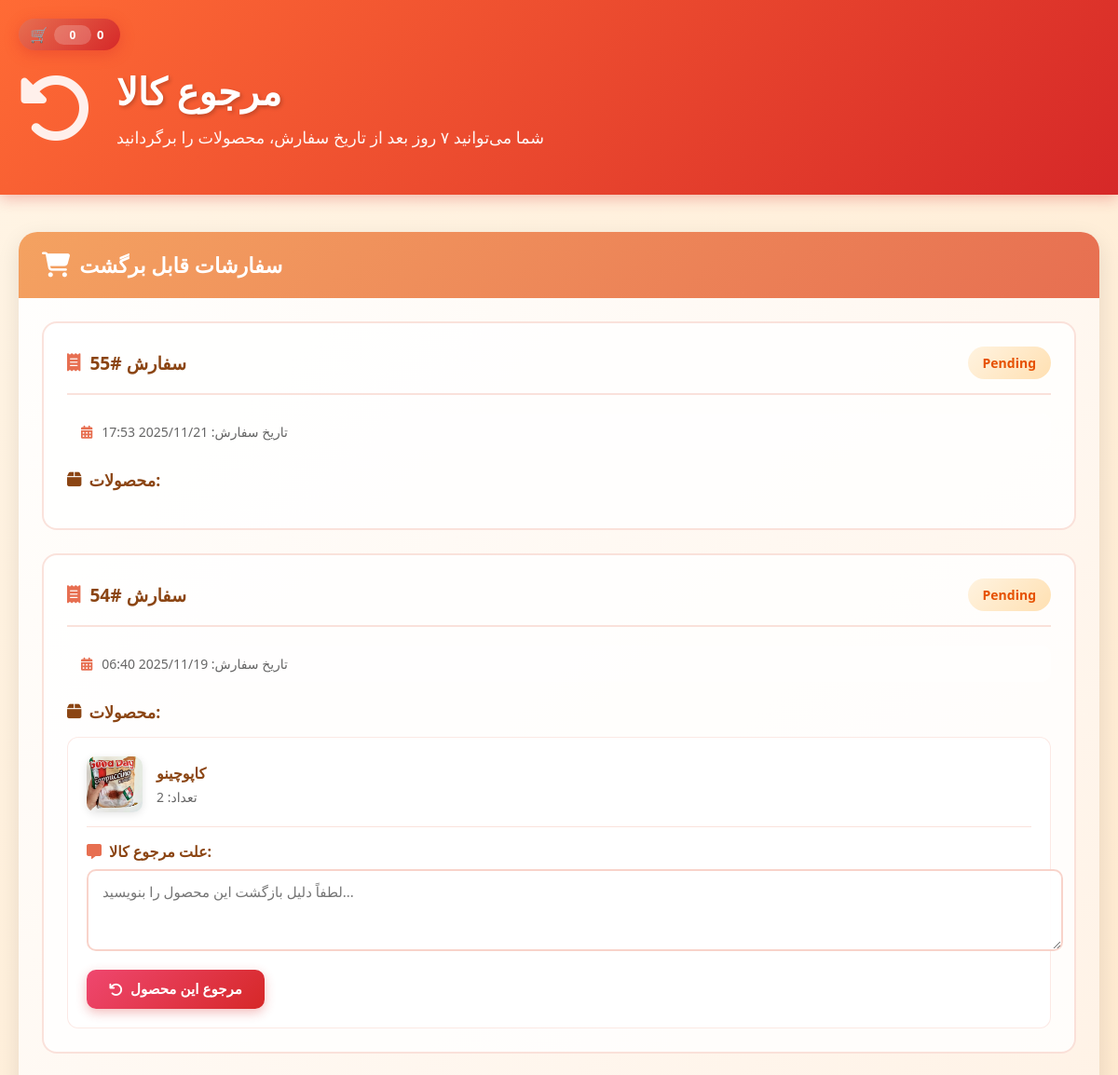
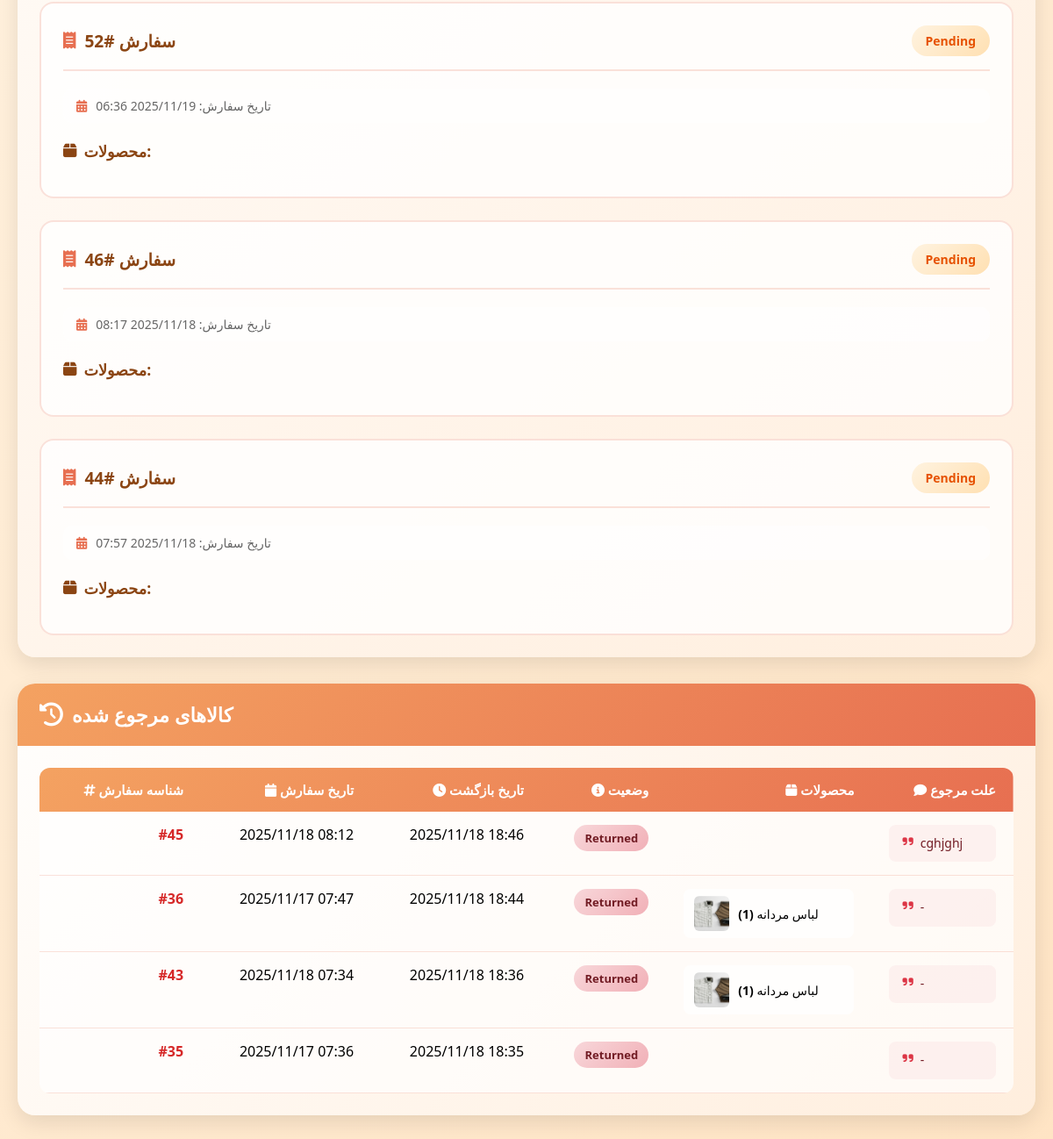
The page /return_product/ (signed in) on the database its author committed (2 pictures, top to bottom).
### order/models.py (models this page shows, shortened)
class Order(models.Model):
    order_status = models.CharField(max_length=100, choices=[
        ('pending', 'Pending'),
        ('confirmed', 'Confirmed'),
        ('shipped', 'Shipped'),
        ('delivered', 'Delivered'),
        ('cancelled', 'Cancelled'),
        ('returned', 'Returned')], default='pending'
    )
    buyer = models.ForeignKey(ShopUser, related_name='orders', on_delete=models.SET_NULL, null=True)
    first_name = models.CharField(max_length=50)
    last_name = models.CharField(max_length=50)
    phone = models.CharField(max_length=11)
    email = models.EmailField()
    city = models.CharField(max_length=100)
    province = models.CharField(max_length=100)
    address = models.CharField(max_length=250)
    postal_code = models.CharField(max_length=20)
    created = models.DateTimeField(auto_now_add=True)
    updated = models.DateTimeField(auto_now=True)
    paid = models.BooleanField(default=False)
    return_reason = models.TextField(blank=True, null=True)
    class Meta:
        ordering = ['-created']
        indexes = [models.Index(fields=['-created'])]

class OrderItem(models.Model):
    order = models.ForeignKey(Order, related_name='items', on_delete=models.CASCADE)
    product = models.ForeignKey(Product, related_name='order_items', on_delete=models.CASCADE)
    price = models.PositiveIntegerField(default=0)
    quantity = models.PositiveIntegerField(default=1)
    weight = models.PositiveIntegerField(default=0)

### shop/models.py (models this page shows, shortened)
class Product(models.Model):
    category = models.ForeignKey(Category, related_name='products', on_delete=models.CASCADE, verbose_name='دسته بندی')
    name = models.CharField(max_length=200, verbose_name='نام')
    slug = models.SlugField(max_length=200, verbose_name='اسلاگ')
    description = models.TextField(blank=True, verbose_name='توضیحات')
    weight = models.PositiveIntegerField(default=0, verbose_name='وزن')
    price = models.PositiveIntegerField(default=0, verbose_name='قیمت')
    off = models.PositiveIntegerField(default=0, verbose_name=' تخفیف')
    new_price = models.PositiveIntegerField(default=0, verbose_name='قیمت جدید')
    tags = TaggableManager()
    favorite_products = models.ManyToManyField(ShopUser, related_name='favorite_products', blank=True)
    created = models.DateTimeField(auto_now_add=True, verbose_name='تاریخ ایجاد')
    updated = models.DateTimeField(auto_now=True, verbose_name='تاریخ بروزرسانی')
    inventory = models.PositiveIntegerField(default=0, verbose_name='موجودی')
    class Meta:
        ordering = ['-created']
        indexes = [
            models.Index(fields=['id','slug']),
            models.Index(fields=['name']),
            models.Index(fields=['-created']),
        ]
        verbose_name = 'محصول'
        verbose_name_plural = 'محصولات'

class ProductImage(models.Model):
    product = models.ForeignKey(Product, related_name='images', on_delete=models.CASCADE, verbose_name='محصول')
    image = models.ImageField(upload_to='products/%Y/%m/%d', blank=True, verbose_name='تصویر')
    created = models.DateTimeField(auto_now_add=True, verbose_name='تاریخ ایجاد')
    class Meta:
        ordering = ['-created']
        indexes = [
            models.Index(fields=['-created']),
        ]
        verbose_name = 'تصویر محصول'
        verbose_name_plural = 'تصویرهای محصولات'

### shop/views.py (the view, shortened to what this page needs)
# urls.py: path('return_product/', views.return_product_by_user, name='return_product'),
@login_required
def return_product_by_user(request):
    form = ReturnProductForm()
    seven_days_ago = timezone.now() - timedelta(days=7)
    eligible_orders = Order.objects.filter(
        buyer=request.user,
        paid=True,
        created__lte=seven_days_ago,
        order_status__in=['pending', 'confirmed']  # Fixed: Only pending/confirmed orders can be returned
    ).prefetch_related('items__product')
    returned_orders = Order.objects.filter(
        buyer=request.user,
        order_status='returned'
    ).prefetch_related('items__product').order_by('-updated')
    context = {
        'form': form,
        'eligible_orders': eligible_orders,
        'returned_orders': returned_orders,
    }
    return render(request, 'shop/return_product.html', context)

### shop/forms.py (shortened to what this page needs)
class ReturnProductForm(forms.Form):
    order_item_id = forms.IntegerField(widget=forms.HiddenInput())
    reason = forms.CharField(widget=forms.Textarea(attrs={'class': 'form-control', 'rows': 4}),label='علت مرجوع کالا',required=True)

### cart/cart.py (called while the page is built)
    def __len__(self):
        return sum(item['quantity'] for item in self.cart.values())

    def get_total_price(self):
        return sum((item['price']) * item['quantity'] for item in self.cart.values())

### cart/context_processor.py (called while the page is built)
def cart(request):
    return {'cart': Cart(request)}

### shop/templates/shop/return_product.html (shortened to what this page needs)
{% extends 'parent/base.html' %}
{% load static %}
{% block content %}
<link rel="stylesheet" href="{% static 'css/return_product.css' %}">
<link rel="stylesheet" href="https://cdnjs.cloudflare.com/ajax/libs/font-awesome/6.5.1/css/all.min.css" />
<div class="return-header">
    <div class="return-header-content">
        <div class="return-icon">
            <i class="fas fa-undo-alt"></i>
        </div>
        <div>
            <h1 class="return-title">مرجوع کالا</h1>
            <p class="return-subtitle">شما می‌توانید ۷ روز بعد از تاریخ سفارش، محصولات را برگردانید</p>
        </div>
    </div>
</div>
<div class="return-container">
    <div class="return-card">
        <div class="card-header">
            <h2><i class="fas fa-shopping-cart"></i> سفارشات قابل برگشت</h2>
        </div>
        <div class="card-body">
            {% if eligible_orders %}
                <div class="orders-grid">
                    {% for order in eligible_orders %}
                        <div class="order-card">
                            <div class="order-header">
                                <div class="order-id">
                                    <i class="fas fa-receipt"></i>
                                    <span>سفارش #{{ order.id }}</span>
                                </div>
                                <div class="order-status-badge status-{{ order.order_status }}">
                                    {{ order.get_order_status_display }}
                                </div>
                            </div>
                            <div class="order-info">
                                <div class="info-row">
                                    <i class="fas fa-calendar-alt"></i>
                                    <span>تاریخ سفارش: {{ order.created|date:"Y/m/d H:i" }}</span>
                                </div>
                            </div>
                            <div class="order-items">
                                <h4><i class="fas fa-box"></i> محصولات:</h4>
                                <div class="items-list">
                                    {% for item in order.items.all %}
                                        <div class="order-item">
                                            <div class="item-info">
                                                <div class="item-name">
                                                    {% if item.product.images.first %}
                                                        <img src="{{ item.product.images.first.image.url }}" alt="{{ item.product.name }}" class="item-image">
                                                    {% else %}
                                                        <div class="item-image-placeholder">
                                                            <i class="fas fa-image"></i>
                                                        </div>
                                                    {% endif %}
                                                    <div>
                                                        <strong>{{ item.product.name }}</strong>
                                                        <span class="item-quantity">تعداد: {{ item.quantity }}</span>
                                                    </div>
                                                </div>
                                            </div>
                                            <form method="post" action="{% url 'shop:return_product' %}" class="return-form">
                                                <div class="form-group">
                                                    <label for="reason-{{ item.id }}">
                                                        <i class="fas fa-comment-alt"></i> علت مرجوع کالا:
                                                    </label>
                                                    <textarea
                                                        id="reason-{{ item.id }}"
                                                        name="reason"
                                                        placeholder="لطفاً دلیل بازگشت این محصول را بنویسید..."
                                                        required
                                                        rows="3"
                                                    ></textarea>
                                                </div>
                                                <button type="submit" class="btn-return">
                                                    <i class="fas fa-undo"></i> مرجوع این محصول
                                                </button>
                                            </form>
                                        </div>
                                    {% endfor %}
                                </div>
                            </div>
                        </div>
                    {% endfor %}
                </div>
            {% endif %}
        </div>
    </div>
    <div class="return-card returned-card">
        <div class="card-header">
            <h2><i class="fas fa-history"></i> کالاهای مرجوع شده</h2>
        </div>
        <div class="card-body">
            {% if returned_orders %}
                <div class="returned-table-container">
                    <table class="returned-table">
                        <thead>
                            <tr>
                                <th><i class="fas fa-hashtag"></i> شناسه سفارش</th>
                                <th><i class="fas fa-calendar"></i> تاریخ سفارش</th>
                                <th><i class="fas fa-clock"></i> تاریخ بازگشت</th>
                                <th><i class="fas fa-info-circle"></i> وضعیت</th>
                                <th><i class="fas fa-box"></i> محصولات</th>
                                <th><i class="fas fa-comment"></i> علت مرجوع</th>
                            </tr>
                        </thead>
                        <tbody>
                            {% for order in returned_orders %}
                                <tr>
                                    <td class="order-id-cell">#{{ order.id }}</td>
                                    <td>{{ order.created|date:"Y/m/d H:i" }}</td>
                                    <td>{{ order.updated|date:"Y/m/d H:i" }}</td>
                                    <td>
                                        <span class="status-badge status-returned">
                                            {{ order.get_order_status_display }}
                                        </span>
                                    </td>
                                    <td>
                                        <div class="returned-products">
                                            {% for item in order.items.all %}
                                                <div class="returned-product-item">
                                                    {% if item.product.images.first %}
                                                        <img src="{{ item.product.images.first.image.url }}" alt="{{ item.product.name }}" class="product-thumb">
                                                    {% endif %}
                                                    <span>{{ item.product.name }} <strong>({{ item.quantity }})</strong></span>
                                                </div>
                                            {% endfor %}
                                        </div>
                                    </td>
                                    <td class="reason-cell">
                                        <div class="reason-text">
                                            <i class="fas fa-quote-right"></i>
                                            {{ order.return_reason|default:"-" }}
                                        </div>
                                    </td>
                                </tr>
                            {% endfor %}
                        </tbody>
                    </table>
                </div>
            {% else %}
                <div class="empty-state">
                    <i class="fas fa-check-circle"></i>
                    <p>هیچ کالای مرجوع شده‌ای وجود ندارد.</p>
                </div>
            {% endif %}
        </div>
    </div>
</div>
{% endblock %}

### shop/static/css/base.css (style rules this page uses)
body { margin: 0; padding: 0; background: linear-gradient(135deg, #FFF5E6 0%, #FFE4C4 100%); font-family: 'Segoe UI', Tahoma, Geneva, Verdana, sans-serif; min-height: 100vh; }

### rows shown on the page
Order: id "55", order_status "Pending", created "2025/11/21 17:53"
Order: id "54", order_status "Pending", created "2025/11/19 06:40"
OrderItem: product.images.first.image (picture), product.name "کاپوچینو", quantity "2"
Order: id "52", order_status "Pending", created "2025/11/19 06:36"
Order: id "46", order_status "Pending", created "2025/11/18 08:17"
Order: id "44", order_status "Pending", created "2025/11/18 07:57"
Order: id "45", created "2025/11/18 08:12", updated "2025/11/18 18:46", order_status "Returned", return_reason "cghjghj"
Order: id "36", created "2025/11/17 07:47", updated "2025/11/18 18:44", order_status "Returned", return_reason "-"
OrderItem: product.images.first.image (picture), product.name "لباس مردانه", quantity "1"
Order: id "43", created "2025/11/18 07:34", updated "2025/11/18 18:36", order_status "Returned", return_reason "-"
OrderItem: product.images.first.image (picture), product.name "لباس مردانه", quantity "1"
Order: id "35", created "2025/11/17 07:36", updated "2025/11/18 18:35", order_status "Returned", return_reason "-"

### other values the page prints
{{ item_count }} "0"
{{ cart.get_total_price }} "0"
